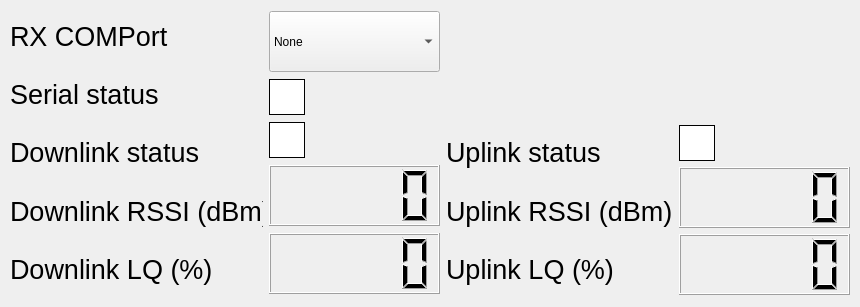
<?xml version="1.0" encoding="UTF-8"?>
<ui version="4.0">
 <class>MainWindow</class>
 <widget class="QMainWindow" name="MainWindow">
  <property name="geometry">
   <rect>
    <x>0</x>
    <y>0</y>
    <width>860</width>
    <height>307</height>
   </rect>
  </property>
  <property name="minimumSize">
   <size>
    <width>772</width>
    <height>100</height>
   </size>
  </property>
  <property name="maximumSize">
   <size>
    <width>1000</width>
    <height>1000</height>
   </size>
  </property>
  <property name="windowTitle">
   <string>Modem Tester</string>
  </property>
  <widget class="QWidget" name="centralwidget">
   <widget class="QWidget" name="">
    <property name="geometry">
     <rect>
      <x>10</x>
      <y>10</y>
      <width>840</width>
      <height>285</height>
     </rect>
    </property>
    <layout class="QHBoxLayout" name="horizontalLayout_3">
     <item>
      <layout class="QHBoxLayout" name="horizontalLayout">
       <item>
        <layout class="QVBoxLayout" name="verticalLayout">
         <item>
          <widget class="QLabel" name="rx_port_label">
           <property name="font">
            <font>
             <pointsize>20</pointsize>
            </font>
           </property>
           <property name="text">
            <string>RX COMPort</string>
           </property>
          </widget>
         </item>
         <item>
          <widget class="QLabel" name="serial_label">
           <property name="font">
            <font>
             <pointsize>20</pointsize>
            </font>
           </property>
           <property name="text">
            <string>Serial status</string>
           </property>
          </widget>
         </item>
         <item>
          <widget class="QLabel" name="rx_link_label">
           <property name="font">
            <font>
             <pointsize>20</pointsize>
            </font>
           </property>
           <property name="text">
            <string>Downlink status</string>
           </property>
          </widget>
         </item>
         <item>
          <widget class="QLabel" name="rx_rssi_label">
           <property name="font">
            <font>
             <pointsize>20</pointsize>
            </font>
           </property>
           <property name="text">
            <string>Downlink RSSI (dBm)</string>
           </property>
          </widget>
         </item>
         <item>
          <widget class="QLabel" name="rx_lq_label">
           <property name="font">
            <font>
             <pointsize>20</pointsize>
            </font>
           </property>
           <property name="text">
            <string>Downlink LQ (%)</string>
           </property>
          </widget>
         </item>
        </layout>
       </item>
       <item>
        <layout class="QVBoxLayout" name="verticalLayout_2">
         <item>
          <widget class="QComboBox" name="rx_comports">
           <property name="minimumSize">
            <size>
             <width>171</width>
             <height>61</height>
            </size>
           </property>
           <property name="maximumSize">
            <size>
             <width>171</width>
             <height>61</height>
            </size>
           </property>
           <item>
            <property name="text">
             <string>None</string>
            </property>
           </item>
          </widget>
         </item>
         <item>
          <widget class="QLabel" name="rx_serial_indicator">
           <property name="font">
            <font>
             <pointsize>11</pointsize>
            </font>
           </property>
           <property name="styleSheet">
            <string notr="true">border-radius: 50%;
min-width: 34px;
min-height: 34px;
max-width: 34px;
max-height: 34px;
background-color: white;
border: 1px solid black;
</string>
           </property>
           <property name="text">
            <string/>
           </property>
          </widget>
         </item>
         <item>
          <widget class="QLabel" name="rx_link_indicator">
           <property name="minimumSize">
            <size>
             <width>36</width>
             <height>36</height>
            </size>
           </property>
           <property name="maximumSize">
            <size>
             <width>36</width>
             <height>36</height>
            </size>
           </property>
           <property name="styleSheet">
            <string notr="true">border-radius: 50%;
min-width: 34px;
min-height: 34px;
max-width: 34px;
max-height: 34px;
background-color: white;
border: 1px solid black;
</string>
           </property>
           <property name="text">
            <string/>
           </property>
          </widget>
         </item>
         <item>
          <widget class="QLCDNumber" name="rx_rssi_lcd">
           <property name="minimumSize">
            <size>
             <width>171</width>
             <height>61</height>
            </size>
           </property>
           <property name="maximumSize">
            <size>
             <width>171</width>
             <height>61</height>
            </size>
           </property>
          </widget>
         </item>
         <item>
          <widget class="QLCDNumber" name="rx_link_lcd">
           <property name="minimumSize">
            <size>
             <width>171</width>
             <height>61</height>
            </size>
           </property>
           <property name="maximumSize">
            <size>
             <width>171</width>
             <height>61</height>
            </size>
           </property>
          </widget>
         </item>
        </layout>
       </item>
      </layout>
     </item>
     <item>
      <layout class="QHBoxLayout" name="horizontalLayout_2">
       <item>
        <layout class="QVBoxLayout" name="verticalLayout_3">
         <item>
          <widget class="QLabel" name="tx_link_label_4">
           <property name="font">
            <font>
             <pointsize>20</pointsize>
            </font>
           </property>
           <property name="text">
            <string/>
           </property>
          </widget>
         </item>
         <item>
          <widget class="QLabel" name="tx_link_label_5">
           <property name="font">
            <font>
             <pointsize>20</pointsize>
            </font>
           </property>
           <property name="text">
            <string/>
           </property>
          </widget>
         </item>
         <item>
          <widget class="QLabel" name="tx_link_label">
           <property name="font">
            <font>
             <pointsize>20</pointsize>
            </font>
           </property>
           <property name="text">
            <string>Uplink status</string>
           </property>
          </widget>
         </item>
         <item>
          <widget class="QLabel" name="tx_rssi_label">
           <property name="font">
            <font>
             <pointsize>20</pointsize>
            </font>
           </property>
           <property name="text">
            <string>Uplink RSSI (dBm)</string>
           </property>
          </widget>
         </item>
         <item>
          <widget class="QLabel" name="tx_lq_label">
           <property name="font">
            <font>
             <pointsize>20</pointsize>
            </font>
           </property>
           <property name="text">
            <string>Uplink LQ (%)</string>
           </property>
          </widget>
         </item>
        </layout>
       </item>
       <item>
        <layout class="QVBoxLayout" name="verticalLayout_5">
         <item>
          <widget class="QLabel" name="tx_link_label_3">
           <property name="font">
            <font>
             <pointsize>20</pointsize>
            </font>
           </property>
           <property name="text">
            <string/>
           </property>
          </widget>
         </item>
         <item>
          <widget class="QLabel" name="tx_link_label_2">
           <property name="font">
            <font>
             <pointsize>20</pointsize>
            </font>
           </property>
           <property name="text">
            <string/>
           </property>
          </widget>
         </item>
         <item>
          <widget class="QLabel" name="tx_link_indicator">
           <property name="styleSheet">
            <string notr="true">border-radius: 50%;
min-width: 34px;
min-height: 34px;
max-width: 34px;
max-height: 34px;
background-color: white;
border: 1px solid black;
</string>
           </property>
           <property name="text">
            <string/>
           </property>
          </widget>
         </item>
         <item>
          <widget class="QLCDNumber" name="tx_rssi_lcd">
           <property name="minimumSize">
            <size>
             <width>171</width>
             <height>61</height>
            </size>
           </property>
           <property name="maximumSize">
            <size>
             <width>171</width>
             <height>61</height>
            </size>
           </property>
          </widget>
         </item>
         <item>
          <widget class="QLCDNumber" name="tx_link_lcd">
           <property name="minimumSize">
            <size>
             <width>171</width>
             <height>61</height>
            </size>
           </property>
           <property name="maximumSize">
            <size>
             <width>171</width>
             <height>61</height>
            </size>
           </property>
          </widget>
         </item>
        </layout>
       </item>
      </layout>
     </item>
    </layout>
   </widget>
  </widget>
 </widget>
 <resources/>
 <connections/>
</ui>
